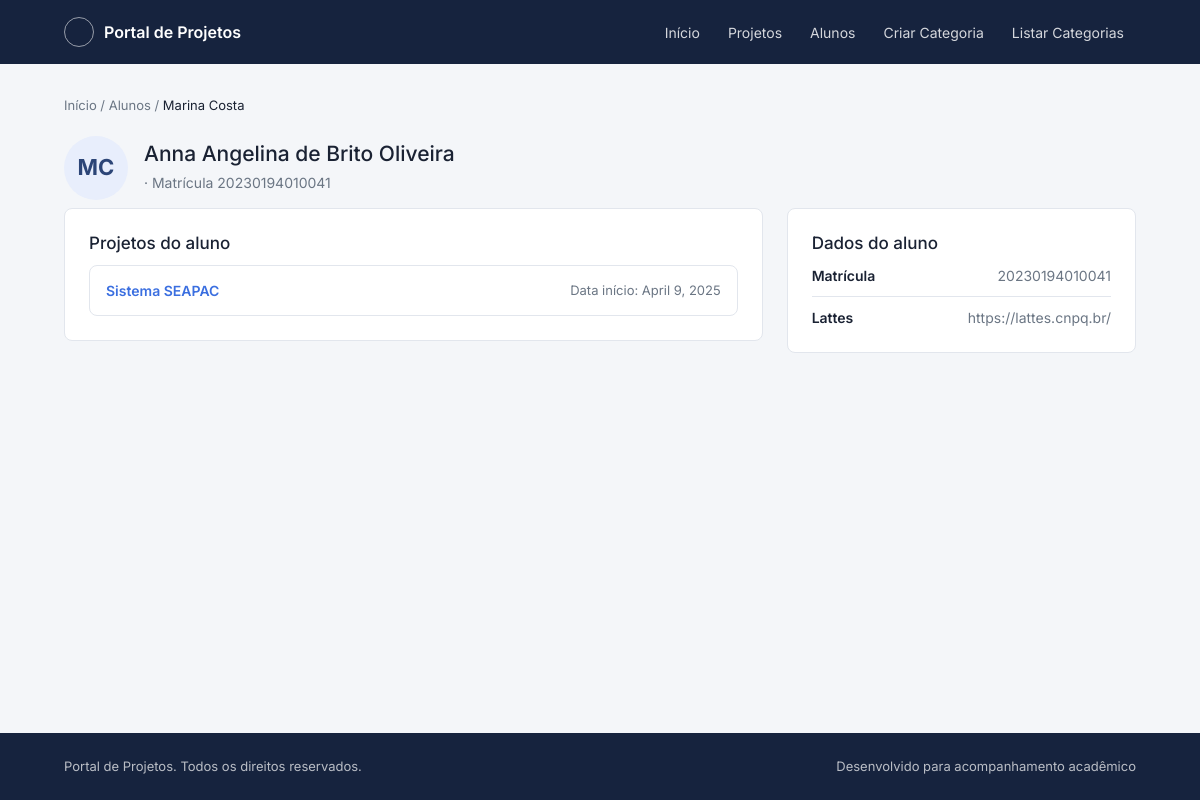
Page /extensao/aluno_detalhes/1 on the committed database.
### extensao/models.py (models this page shows, shortened)
class Aluno(models.Model):
    nome = models.CharField(max_length=100)
    matricula = models.CharField(max_length=14)

class Projeto(models.Model):
    titulo = models.CharField(max_length=150)
    descricao = models.TextField()
    data_inicio = models.DateField()
    categoria = models.ForeignKey(Categoria, on_delete=models.PROTECT, related_name='projeto', null=True, blank=True)
    equipe = models.ManyToManyField(Aluno, related_name='projeto')

class PerfilAcademico(models.Model):
    link_lattes = models.URLField()
    biografia = models.TextField()
    aluno = models.OneToOneField(Aluno, on_delete=models.SET_NULL, related_name='perfilAcademico', null=True, blank=True)

### extensao/views.py (the view)
# urls.py: path('aluno_detalhes/<int:id>', aluno_detalhes, name='aluno_detalhes'),
def aluno_detalhes(request, id):
    aluno = get_object_or_404(Aluno, id=id)
    return render(request, 'extensao/aluno_detalhes.html', {'aluno': aluno})

### extensao/templates/extensao/aluno_detalhes.html (shortened to what this page needs)
{% extends "base.html" %}
{% load static %}
{% block conteudo %}
<nav class="migalhas" aria-label="Trilha de navegação">
    <a href="{% url 'home' %}">Início</a> / <a href="{% url 'alunos_lista' %}">Alunos</a> / <span aria-current="page">Marina Costa</span>
</nav>
<div class="detalhe-cabecalho">
    <div class="perfil">
    <div class="perfil__avatar" aria-hidden="true">MC</div>
    <div>
        <h1>{{ aluno.nome }}</h1>
        <span class="subtitulo">&middot; Matrícula {{ aluno.matricula }}</span>
    </div>
    </div>
</div>
<div class="detalhe">
    <div class="painel">
        <h2>Projetos do aluno</h2>
        <div class="lista-projetos-aluno">
            {% for project in aluno.projeto.all %}
                <div class="item-projeto">
                    <div class="item-projeto__titulo"><a href="{% url 'detalhes_projeto' project.id %}">{{ project.titulo }}</a></div>
                    <div class="item-projeto__meta">Data início: {{ project.data_inicio }}</div>
                </div>
            {% empty %}
                <div class="item-projeto__titulo"> Não há projetos cadastrados</div>
            {% endfor %}
        </div>
    </div>
    <aside>
        <div class="painel">
            <h2>Dados do aluno</h2>
            <div class="ficha">
            <div class="ficha__linha"><span class="ficha__valor">Matrícula</span><span class="ficha__rotulo">{{ aluno.matricula }}</span></div>
            <div class="ficha__linha"><span class="ficha__valor">Lattes</span><span class="ficha__rotulo">{{ aluno.perfilAcademico.link_lattes }}</span></div>
            </div>
        </div>
    </aside>
</div>
{% endblock %}

### static/css/style.css (style rules this page uses)
:root { --azul-900: #16233e; --azul-800: #1f3357; --azul-700: #2c4577; --azul-500: #3b6fe0; --azul-100: #e8eefc; --fundo: #f4f6f9; --cartao: #ffffff; --borda: #e2e6ed; --texto: #1a2233; --texto-muted: #6b7684; --sucesso: #2f9e63; --sucesso-fundo: #e6f6ee; --alerta: #c96a1f; --alerta-fundo: #fbeee1; --pendente: #6b7684; --pendente-fundo: #eef0f3; --raio: 8px; --sombra: 0 1px 3px rgba(22, 35, 62, 0.08); --fonte: "Inter", -apple-system, BlinkMacSystemFont, "Segoe UI", sans-serif; }
* { box-sizing: border-box; }
html, body { margin: 0; padding: 0; }
body { font-family: var(--fonte); background: var(--fundo); color: var(--texto); line-height: 1.5; -webkit-font-smoothing: antialiased; }
a { color: var(--azul-500); text-decoration: none; }
.migalhas { font-size: 13px; color: var(--texto-muted); margin-bottom: 20px; }
.migalhas a { color: var(--texto-muted); }
.migalhas span[aria-current] { color: var(--texto); }
.detalhe { display: grid; grid-template-columns: 2fr 1fr; gap: 24px; align-items: start; }
.painel { background: var(--cartao); border: 1px solid var(--borda); border-radius: var(--raio); padding: 24px; }
.painel h2 { font-size: 17px; margin: 0 0 12px; }
.detalhe-cabecalho { display: flex; justify-content: space-between; align-items: flex-start; gap: 16px; flex-wrap: wrap; margin-bottom: 8px; }
.detalhe-cabecalho h1 { font-size: 24px; margin: 0 0 6px; }
.detalhe-cabecalho .subtitulo { color: var(--texto-muted); font-size: 14px; }
.ficha { display: grid; gap: 10px; font-size: 14px; }
.ficha__linha { display: flex; justify-content: space-between; gap: 12px; padding-bottom: 10px; border-bottom: 1px solid var(--borda); }
.ficha__linha:last-child { border-bottom: none; padding-bottom: 0; }
.ficha__rotulo { color: var(--texto-muted); display: inline-block; }
.ficha__valor { font-weight: 600; text-align: right; }
.perfil { display: flex; align-items: center; gap: 16px; }
.perfil__avatar { width: 64px; height: 64px; border-radius: 50%; background: var(--azul-100); color: var(--azul-700); display: flex; align-items: center; justify-content: center; font-size: 22px; font-weight: 700; flex-shrink: 0; }
.perfil h1 { font-size: 21px; margin: 0 0 4px; }
.perfil .subtitulo { color: var(--texto-muted); font-size: 14px; }
.lista-projetos-aluno { display: grid; gap: 12px; }
.item-projeto { display: flex; justify-content: space-between; align-items: center; gap: 12px; padding: 14px 16px; border: 1px solid var(--borda); border-radius: var(--raio); background: var(--cartao); }
.item-projeto__titulo { font-weight: 600; font-size: 14px; }
.item-projeto__meta { font-size: 13px; color: var(--texto-muted); }

### rows in the picture
Aluno: nome "Anna Angelina de Brito Oliveira", matricula "20230194010041", perfilAcademico.link_lattes "https://lattes.cnpq.br/"
Projeto: titulo "Sistema SEAPAC", data_inicio "April 9, 2025"
